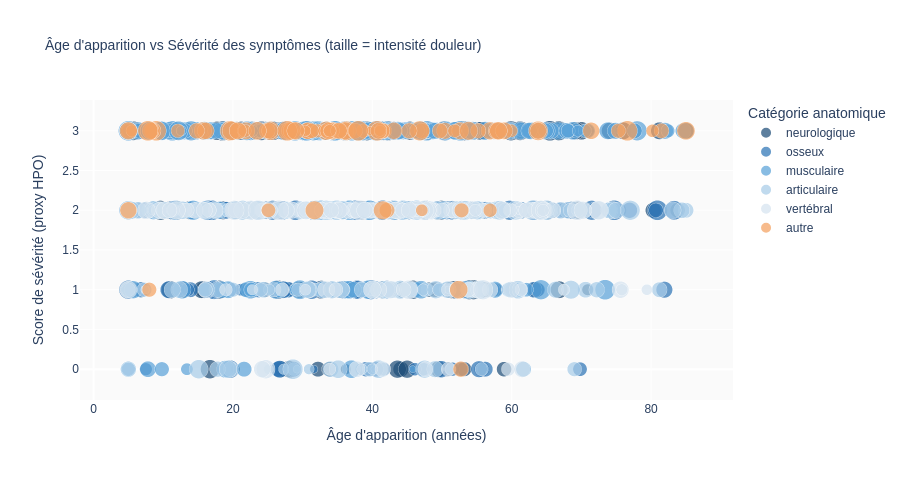

The code cell stored with this chart in its notebook:
### Code cell
# Scatter plot interactif (Plotly) : âge d'apparition vs sévérité des symptômes
# Chaque point représente une maladie, coloré par catégorie anatomique, taille = intensité de douleur
cols_needed = ['age_onset', 'severity_score', 'anatomical_category', 'pain_intensity', 'disease_name']
df_plot = df[cols_needed].dropna()

fig = px.scatter(
    df_plot,
    x='age_onset',
    y='severity_score',
    color='anatomical_category',
    size='pain_intensity',
    hover_name='disease_name',
    hover_data={'pain_intensity': ':.1f', 'severity_score': True, 'age_onset': ':.0f'},
    color_discrete_sequence=PALETTE_CAT,
    opacity=0.72,
    title='Âge d\'apparition vs Sévérité des symptômes (taille = intensité douleur)',
    labels={
        'age_onset': 'Âge d\'apparition (années)',
        'severity_score': 'Score de sévérité (proxy HPO)',
        'anatomical_category': 'Catégorie'
    }
)
fig.update_layout(
    font_family='Arial',
    title_font_size=14,
    plot_bgcolor='#FAFAFA',
    paper_bgcolor='white',
    legend_title_text='Catégorie anatomique',
    height=480
)
fig.update_traces(marker_line_width=0.4, marker_line_color='white')
fig.show()

# Corrélation numérique Pearson entre âge et sévérité
corr = df_plot[['age_onset','severity_score','pain_intensity']].corr().round(3)
print('\n=== Matrice de corrélation (Pearson) ===')
print(corr)

### Figure 1 — Plotly figure (JSON) as saved in the notebook; plotly's stock layout.template omitted (floating-point values rounded to 4 significant figures; data arrays with more than 128 entries replaced by an {"elided": "..."} marker saying what was removed)
{"data": [{"customdata": {"elided": "367x1 float values"}, "hovertemplate": "<b>%{hovertext}</b><br><br>Catégorie=neurologique<br>Âge d'apparition (années)=%{x:.0f}<br>Score de sévérité (proxy HPO)=%{y}<br>pain_intensity=%{customdata[0]:.1f}<extra></extra>", "hovertext": {"elided": "367 str values"}, "legendgroup": "neurologique", "marker": {"color": "#1F4E79", "line": {"color": "white", "width": 0.4}, "opacity": 0.72, "size": {"elided": "367 float values"}, "sizemode": "area", "sizeref": 0.025, "symbol": "circle"}, "mode": "markers", "name": "neurologique", "showlegend": true, "type": "scattergl", "x": {"elided": "367 float values"}, "xaxis": "x", "y": {"elided": "367 int values"}, "yaxis": "y"}, {"customdata": {"elided": "314x1 float values"}, "hovertemplate": "<b>%{hovertext}</b><br><br>Catégorie=osseux<br>Âge d'apparition (années)=%{x:.0f}<br>Score de sévérité (proxy HPO)=%{y}<br>pain_intensity=%{customdata[0]:.1f}<extra></extra>", "hovertext": {"elided": "314 str values"}, "legendgroup": "osseux", "marker": {"color": "#2E75B6", "line": {"color": "white", "width": 0.4}, "opacity": 0.72, "size": {"elided": "314 float values"}, "sizemode": "area", "sizeref": 0.025, "symbol": "circle"}, "mode": "markers", "name": "osseux", "showlegend": true, "type": "scattergl", "x": {"elided": "314 float values"}, "xaxis": "x", "y": {"elided": "314 int values"}, "yaxis": "y"}, {"customdata": {"elided": "428x1 float values"}, "hovertemplate": "<b>%{hovertext}</b><br><br>Catégorie=musculaire<br>Âge d'apparition (années)=%{x:.0f}<br>Score de sévérité (proxy HPO)=%{y}<br>pain_intensity=%{customdata[0]:.1f}<extra></extra>", "hovertext": {"elided": "428 str values"}, "legendgroup": "musculaire", "marker": {"color": "#5BA3D9", "line": {"color": "white", "width": 0.4}, "opacity": 0.72, "size": {"elided": "428 float values"}, "sizemode": "area", "sizeref": 0.025, "symbol": "circle"}, "mode": "markers", "name": "musculaire", "showlegend": true, "type": "scattergl", "x": {"elided": "428 float values"}, "xaxis": "x", "y": {"elided": "428 int values"}, "yaxis": "y"}, {"customdata": {"elided": "250x1 float values"}, "hovertemplate": "<b>%{hovertext}</b><br><br>Catégorie=articulaire<br>Âge d'apparition (années)=%{x:.0f}<br>Score de sévérité (proxy HPO)=%{y}<br>pain_intensity=%{customdata[0]:.1f}<extra></extra>", "hovertext": {"elided": "250 str values"}, "legendgroup": "articulaire", "marker": {"color": "#A8CCE8", "line": {"color": "white", "width": 0.4}, "opacity": 0.72, "size": {"elided": "250 float values"}, "sizemode": "area", "sizeref": 0.025, "symbol": "circle"}, "mode": "markers", "name": "articulaire", "showlegend": true, "type": "scattergl", "x": {"elided": "250 float values"}, "xaxis": "x", "y": {"elided": "250 int values"}, "yaxis": "y"}, {"customdata": {"elided": "133x1 float values"}, "hovertemplate": "<b>%{hovertext}</b><br><br>Catégorie=vertébral<br>Âge d'apparition (années)=%{x:.0f}<br>Score de sévérité (proxy HPO)=%{y}<br>pain_intensity=%{customdata[0]:.1f}<extra></extra>", "hovertext": {"elided": "133 str values"}, "legendgroup": "vertébral", "marker": {"color": "#D6E4F0", "line": {"color": "white", "width": 0.4}, "opacity": 0.72, "size": {"elided": "133 float values"}, "sizemode": "area", "sizeref": 0.025, "symbol": "circle"}, "mode": "markers", "name": "vertébral", "showlegend": true, "type": "scattergl", "x": {"elided": "133 float values"}, "xaxis": "x", "y": {"elided": "133 int values"}, "yaxis": "y"}, {"customdata": [[5.9], [6.8], [8.9], [10.0], [5.5], [9.5], [10.0], [3.7], [5.7], [7.8], [5.8], [3.5], [6.7], [7.5], [5.2], [7.2], [3.7], [9.1], [10.0], [9.1], [4.7], [6.9], [8.8], [7.0], [7.2], [8.7], [7.1], [10.0], [7.2], [5.4], [7.9], [5.6], [7.7], [5.7], [7.8], [6.2], [7.6], [8.3], [10.0], [5.3], [4.9], [4.8], [7.3], [2.2], [7.8], [5.6], [6.8], [5.0], [4.8], [4.2], [4.3], [6.8], [4.5], [7.2], [4.8], [6.5], [4.2], [7.7], [6.2], [6.8], [8.0], [5.6], [7.8], [6.7], [8.5], [8.1], [5.4], [5.9], [5.8], [7.3], [10.0], [7.0], [3.0], [8.2], [4.5], [6.1], [8.6], [6.3], [7.5], [5.9], [10.0], [7.7], [3.1], [6.1], [8.5], [3.9], [6.8], [7.9]], "hovertemplate": "<b>%{hovertext}</b><br><br>Catégorie=autre<br>Âge d'apparition (années)=%{x:.0f}<br>Score de sévérité (proxy HPO)=%{y}<br>pain_intensity=%{customdata[0]:.1f}<extra></extra>", "hovertext": ["Complex regional pain type 5", "Chronic fatigue syndrome type 4", "Complex regional pain", "Chronic fatigue syndrome", "Complex regional pain", "Complex regional pain type 3", "Fibromyalgia", "Fibromyalgia type 5", "Fibromyalgia type 5", "Complex regional pain type 7", "Complex regional pain", "Complex regional pain type 5", "Chronic fatigue syndrome type 7", "Chronic fatigue syndrome", "Chronic fatigue syndrome", "Chronic fatigue syndrome", "Complex regional pain", "Chronic fatigue syndrome", "Complex regional pain", "Fibromyalgia", "Complex regional pain", "Complex regional pain", "Chronic fatigue syndrome type 1", "Fibromyalgia", "Chronic fatigue syndrome", "Complex regional pain type 3", "Fibromyalgia", "Chronic fatigue syndrome", "Chronic fatigue syndrome", "Complex regional pain type 1", "Chronic fatigue syndrome type 3", "Fibromyalgia type 1", "Fibromyalgia type 2", "Fibromyalgia", "Complex regional pain", "Complex regional pain", "Chronic fatigue syndrome type 7", "Complex regional pain type 1", "Fibromyalgia", "Fibromyalgia", "Chronic fatigue syndrome", "Chronic fatigue syndrome type 3", "Chronic fatigue syndrome", "Chronic fatigue syndrome type 2", "Complex regional pain", "Fibromyalgia type 2", "Fibromyalgia type 1", "Complex regional pain type 1", "Complex regional pain", "Complex regional pain type 6", "Complex regional pain", "Complex regional pain type 5", "Complex regional pain type 6", "Complex regional pain", "Complex regional pain type 1", "Fibromyalgia", "Complex regional pain", "Chronic fatigue syndrome type 4", "Complex regional pain", "Chronic fatigue syndrome", "Complex regional pain", "Fibromyalgia", "Chronic fatigue syndrome type 2", "Fibromyalgia", "Complex regional pain type 1", "Chronic fatigue syndrome type 2", "Chronic fatigue syndrome type 3", "Fibromyalgia", "Chronic fatigue syndrome", "Complex regional pain type 3", "Fibromyalgia", "Chronic fatigue syndrome", "Fibromyalgia", "Chronic fatigue syndrome type 3", "Complex regional pain", "Complex regional pain", "Chronic fatigue syndrome type 7", "Fibromyalgia type 7", "Complex regional pain", "Chronic fatigue syndrome type 7", "Chronic fatigue syndrome type 1", "Fibromyalgia type 2", "Chronic fatigue syndrome type 3", "Chronic fatigue syndrome type 7", "Chronic fatigue syndrome type 7", "Chronic fatigue syndrome", "Complex regional pain", "Fibromyalgia"], "legendgroup": "autre", "marker": {"color": "#F4A261", "line": {"color": "white", "width": 0.4}, "opacity": 0.72, "size": [5.9, 6.8, 8.9, 10.0, 5.5, 9.5, 10.0, 3.7, 5.7, 7.8, 5.8, 3.5, 6.7, 7.5, 5.2, 7.2, 3.7, 9.1, 10.0, 9.1, 4.7, 6.9, 8.8, 7.0, 7.2, 8.7, 7.1, 10.0, 7.2, 5.4, 7.9, 5.6, 7.7, 5.7, 7.8, 6.2, 7.6, 8.3, 10.0, 5.3, 4.9, 4.8, 7.3, 2.2, 7.8, 5.6, 6.8, 5.0, 4.8, 4.2, 4.3, 6.8, 4.5, 7.2, 4.8, 6.5, 4.2, 7.7, 6.2, 6.8, 8.0, 5.6, 7.8, 6.7, 8.5, 8.1, 5.4, 5.9, 5.8, 7.3, 10.0, 7.0, 3.0, 8.2, 4.5, 6.1, 8.6, 6.3, 7.5, 5.9, 10.0, 7.7, 3.1, 6.1, 8.5, 3.9, 6.8, 7.9], "sizemode": "area", "sizeref": 0.025, "symbol": "circle"}, "mode": "markers", "name": "autre", "showlegend": true, "type": "scattergl", "x": [47.1, 50.4, 25.4, 76.6, 41.7, 46.8, 9.0, 28.0, 5.0, 15.7, 20.8, 5.5, 30.6, 33.8, 36.0, 5.0, 47.1, 63.8, 19.6, 36.3, 38.7, 8.5, 19.8, 16.1, 30.8, 33.4, 71.4, 40.7, 8.2, 8.0, 34.3, 35.1, 56.9, 55.2, 36.1, 27.7, 21.9, 85.0, 7.8, 75.3, 34.1, 12.1, 52.6, 39.8, 5.0, 81.5, 63.8, 25.1, 32.1, 33.1, 21.7, 34.1, 59.9, 33.7, 56.9, 24.9, 80.2, 57.9, 14.8, 35.2, 52.4, 31.3, 28.2, 25.3, 31.7, 28.5, 52.8, 37.5, 42.1, 20.7, 27.8, 43.1, 30.4, 23.5, 51.8, 52.7, 41.5, 41.4, 58.9, 49.7, 38.0, 58.1, 41.1, 45.3, 53.8, 33.9, 40.9, 29.0], "xaxis": "x", "y": [3, 3, 3, 3, 3, 3, 3, 3, 3, 3, 3, 3, 3, 3, 3, 2, 2, 3, 3, 3, 3, 3, 3, 3, 3, 3, 3, 3, 3, 1, 3, 3, 3, 3, 3, 3, 3, 3, 3, 3, 3, 3, 3, 3, 3, 3, 3, 2, 3, 3, 3, 3, 3, 3, 2, 3, 3, 3, 3, 3, 1, 3, 3, 3, 2, 3, 2, 3, 2, 3, 3, 3, 3, 3, 3, 0, 2, 3, 3, 3, 3, 3, 3, 3, 3, 3, 3, 3], "yaxis": "y"}], "layout": {"font": {"family": "Arial"}, "height": 480, "legend": {"itemsizing": "constant", "title": {"text": "Catégorie anatomique"}, "tracegroupgap": 0}, "paper_bgcolor": "white", "plot_bgcolor": "#FAFAFA", "title": {"font": {"size": 14}, "text": "Âge d'apparition vs Sévérité des symptômes (taille = intensité douleur)"}, "xaxis": {"anchor": "y", "domain": [0, 1], "title": {"text": "Âge d'apparition (années)"}}, "yaxis": {"anchor": "x", "domain": [0, 1], "title": {"text": "Score de sévérité (proxy HPO)"}}}}
